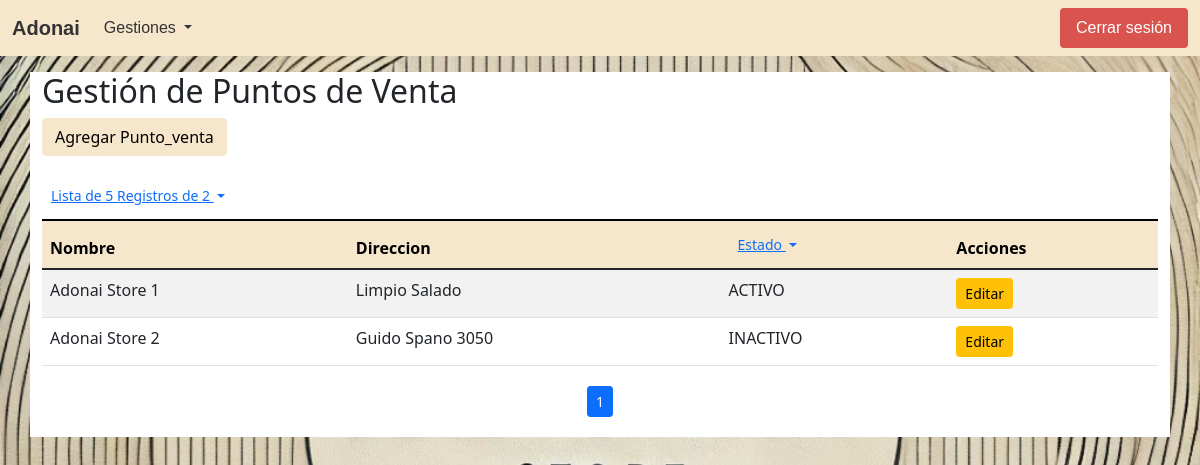
Screenshot of /gestion_puntos_venta.php (signed in) with the database file from the repository.
### tables this page shows
CREATE TABLE IF NOT EXISTS `puntos_venta` (
  `id_punto_venta` int(11) NOT NULL AUTO_INCREMENT,
  `nombre` varchar(100) NOT NULL,
  `direccion` text,
  `estado` enum('ACTIVO','INACTIVO') DEFAULT 'ACTIVO',
  `fch_estado` datetime DEFAULT NULL,
  `creado_en` datetime DEFAULT NULL,
  `actualizado_en` datetime DEFAULT NULL,
  PRIMARY KEY (`id_punto_venta`)
);

### procesos/Puntos_venta.php (called while the page is built, shortened)
<?php
class Puntos_venta
{
    private $dbConnect = null;
    public function __construct()
    {
        $Conexion = new Conexion();
        $this->dbConnect = $Conexion->conectar();
    }
    public function getTotalItemsPuntos_venta($estado = 'TODO')
    {
        $total_registros  = 1;
        $conn = $this->dbConnect;
        $sql = "SELECT COUNT(*) total_registros FROM puntos_venta";
        if ($estado == 'TODO') {
            $sql = "$sql where estado in ('ACTIVO', 'INACTIVO', ?)";
        } else {
            $sql = "$sql where estado = ?";
        }
        $stmt = $conn->prepare($sql);
        $result = $stmt->bind_param("s", $estado);
        $result = $stmt->execute();
        $result = $stmt->get_result();
        if ($result->num_rows > 0) {
            $row = $result->fetch_assoc();
            $total_registros = $row['total_registros'];
        }
        return $total_registros;
    }
    public function getPuntos_venta($estado = 'TODO', $page = 1, $num_results_on_page = 5)
    {
        $calc_page = ($page - 1) * $num_results_on_page;
        $conn = $this->dbConnect;
        $sql = "SELECT * FROM puntos_venta";
        if ($estado == 'TODO') {
            $sql = "$sql where estado in ('ACTIVO', 'INACTIVO', ?) ORDER BY id_punto_venta LIMIT ?,?";
        } else {
            $sql = "$sql where estado = ? ORDER BY id_punto_venta LIMIT ?,?";
        }
        $stmt = $conn->prepare($sql);
        $result = $stmt->bind_param("sii", $estado, $calc_page, $num_results_on_page);
        $result = $stmt->execute();
        $result = $stmt->get_result();
        return $result;
    }
}

### procesos/Ventanas.php (called while the page is built, shortened)
<?php
class Ventanas
{
    private $dbConnect = null;
    public function __construct()
    {
        $Conexion = new Conexion();
        $this->dbConnect = $Conexion->conectar();
    }
    public function getVentanasPorRolGrupo($id_rol, $grupo)
    {
        $conn = $this->dbConnect;
        $sql = "SELECT distinct vent.id_ventana, vent.descripcion FROM ventanas vent, rol_ventanas rove where rove.id_ventana=vent.id_ventana and vent.estado='ACTIVO' and rove.estado='ACTIVO' and rove.id_rol = ? and vent.grupo = ?";
        $stmt = $conn->prepare($sql);
        $stmt->bind_param("is", $id_rol, $grupo);
        $result = $stmt->execute();
        $result = $stmt->get_result();
        return $result;
    }
    public function getGruposVentanasPorRol($id_rol)
    {
        $conn = $this->dbConnect;
        $sql = "SELECT distinct vent.grupo FROM ventanas vent, rol_ventanas rove where rove.id_ventana=vent.id_ventana and vent.estado='ACTIVO' and rove.estado='ACTIVO' and rove.id_rol = ?";
        $stmt = $conn->prepare($sql);
        $stmt->bind_param("i", $id_rol);
        $result = $stmt->execute();
        $result = $stmt->get_result();
        return $result;
    }
}

### gestion_puntos_venta.php (the view, shortened to what this page needs)
<?php
include_once 'procesos/Puntos_venta.php';
$Puntos_venta = new Puntos_venta();
if ($_SERVER['REQUEST_METHOD'] == 'GET') {
    $num_results_on_page = isset($_GET['nrop']) && is_numeric($_GET['nrop']) ? $_GET['nrop'] : 5;
    $page = isset($_GET['pn']) && is_numeric($_GET['pn']) ? $_GET['pn'] : 1;
    $estado = isset($_GET['e']) && is_string($_GET['e']) ? $_GET['e'] : 'TODO';
    $total_pages = $Puntos_venta->getTotalItemsPuntos_venta($estado);
    if (isset($_GET["id_punto_venta"]) && $_GET["id_punto_venta"] >= 0) {
        $result = $Puntos_venta->getPunto_venta($_GET["id_punto_venta"]);
    } else {
        $result = $Puntos_venta->getPuntos_venta($estado, $page, $num_results_on_page);
    }
} else if ($_SERVER['REQUEST_METHOD'] == 'POST') {
    if (isset($_POST["id_punto_venta"]) && $_POST["id_punto_venta"] >= 0) {
        $resultado = $Puntos_venta->updatePunto_venta($_POST);
        if ($resultado > 0) {
            header("Location: gestion_puntos_venta.php");
        } else {
            echo "Error al guardar el punto_venta.";
            $result = $Puntos_venta->getPunto_venta($_POST["id_punto_venta"]);
        }
    } else {
        $resultado = $Puntos_venta->insertPunto_venta($_POST);
        if ($resultado > 0) {
            header("Location: gestion_puntos_venta.php");
        } else {
            echo "Error al guardar el punto_venta.";
            $result = $Puntos_venta->getPuntos_venta();
        }
    }
};
?>
<!DOCTYPE html>
<html lang="es">
<head>
    <link href="https://cdn.jsdelivr.net/npm/bootstrap@5.1.3/dist/css/bootstrap.min.css" rel="stylesheet">
</head>
<body class="container-index">
    <?php
    include_once("navbar.php")
    ?>
    <div class="container bg-white mt-3">
        <h2>Gestión de Puntos de Venta</h2>
        <a href="#" class="btn btn-principal mb-3" data-bs-toggle="modal" data-bs-target="#addPunto_ventaModal">Agregar Punto_venta</a>
        <table class="table table-striped table-responsive caption-top">
            <caption>
                <div class="btn-group">
                    <button class="btn btn-link btn-sm dropdown-toggle" type="button" id="EstadoDropdown" data-bs-toggle="dropdown" data-bs-auto-close="true" aria-expanded="false">
                        Lista de <?php echo $num_results_on_page ?> Registros de <?php echo $total_pages ?>
                    </button>
                </div>
            </caption>
            <thead class="table-principal">
                <tr>
                    <th>Nombre</th>
                    <th>Direccion</th>
                    <th>
                        <div class="btn-group">
                            <button class="btn btn-link btn-sm dropdown-toggle" type="button" id="EstadoDropdown" data-bs-toggle="dropdown" data-bs-auto-close="true" aria-expanded="false">
                                Estado
                            </button>
                        </div>
                    </th>
                    <th>Acciones</th>
                </tr>
            </thead>
            <tbody>
                <?php while ($punto_venta = $result->fetch_assoc()): ?>
                    <tr>
                        <td><?php echo $punto_venta['nombre']; ?></td>
                        <td><?php echo $punto_venta['direccion']; ?></td>
                        <td><?php echo $punto_venta['estado']; ?></td>
                        <td>
                            <a href="#" class="btn btn-warning btn-sm" data-bs-toggle="modal" data-bs-target="#updPunto_ventaModal" onclick="loadData(<?php echo htmlspecialchars(json_encode($punto_venta)); ?>)">Editar</a>
                        </td>
                    </tr>
                <?php endwhile; ?>
            </tbody>
        </table>
        <?php if (ceil($total_pages / $num_results_on_page) > 0): ?>
            <nav aria-label="Navegación de la página" class="py-1">
                <ul class="pagination pagination-sm justify-content-center">
                    <li class="page-item active">
                        <span class="page-link"><?php echo $page ?></span>
                    </li>
                </ul>
            </nav>
        <?php endif; ?>
    </div>
</body>
</html>

### assets/css/style-principal.css (style rules this page uses)
.table-principal { --bs-table-bg: #f5e6cc; --bs-table-striped-bg: #e9dbc2; --bs-table-striped-color: #000; --bs-table-active-bg: #ddcfb8; --bs-table-active-color: #000; --bs-table-hover-bg: #e3d5bd; --bs-table-hover-color: #000; color: #000; border-color: #ddcfb8; }
.btn-principal { color: #000000; background-color: #f5e6cc; border-color: #f5e6cc; }

### gestion_puntos_venta.php (style rules this page uses)
.container-index { background: url(./assets/img/bsb-logo.webp) no-repeat center center fixed; -webkit-background-size: cover; -moz-background-size: cover; -o-background-size: cover; background-size: cover; height: 100vh; }

### rows the page displays
puntos_venta: nombre "Adonai Store 1", direccion "Limpio Salado", estado "ACTIVO"
puntos_venta: nombre "Adonai Store 2", direccion "Guido Spano 3050", estado "INACTIVO"

### other values shown
$grupoVentana['grupo'] "Gestiones"
$num_results_on_page "5"
$total_pages "2"
$page "1"
